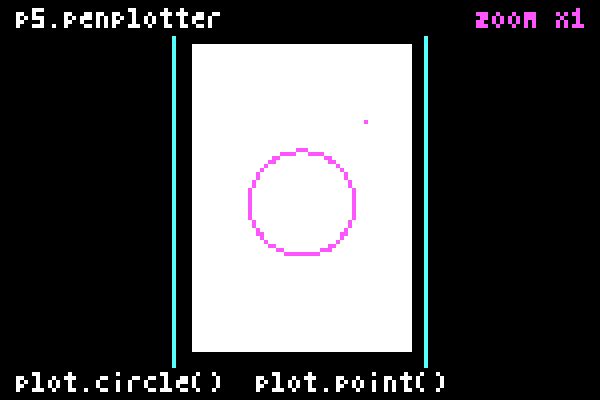
#> input picture docs/images/animations/point-closeup.gif, 600 x 400 px
$ python fix-point-label.py
#> lines starting #> are read from the running program, lines starting #| are printed output that depends on the picture
"""Correct the point close-up label from 0.25 mm to 0.24 mm, as recorded by
plot.point() (POINT_RADIUS_MM = 0.12). Repaints one glyph in place; every
other pixel and every frame duration is kept."""
from pathlib import Path
from PIL import Image

GIF = Path(__file__).resolve().parents[2] / 'docs/images/animations/point-closeup.gif'
CYAN = (85, 255, 255)
FIVE, FOUR, TWO = '111100111001111', '101101111001001', '111001111100111'
X5, X2, Y, CELL = 64, 48, 348, 4

def read(px, x0):
    return ''.join('1' if px[x0 + c * CELL + 1, Y + r * CELL + 1] == CYAN else '0' for r in range(5) for c in range(3))

source = Image.open(GIF)
#> source is the input picture: PIL image 600x400 P; mean R, G, B 77.8, 78.3, 79.7
frames, durations, patched = [], [], 0
for index in range(source.n_frames):
    source.seek(index)
    durations.append(source.info['duration'])
    frame = source.convert('RGB')
    px = frame.load()
    if read(px, X5) == FIVE and read(px, X2) == TWO:
        background = px[X5 + 1 * CELL + 1, Y + 1 * CELL + 1]
        for r in range(5):
            for c in range(3):
                color = CYAN if FOUR[r * 3 + c] == '1' else background
                for dy in range(CELL):
                    for dx in range(CELL):
                        px[X5 + c * CELL + dx, Y + r * CELL + dy] = color
        patched += 1
    frames.append(frame)
#> this loop made 217 passes
#> pass 3, `frame = source.convert('RGB')`:
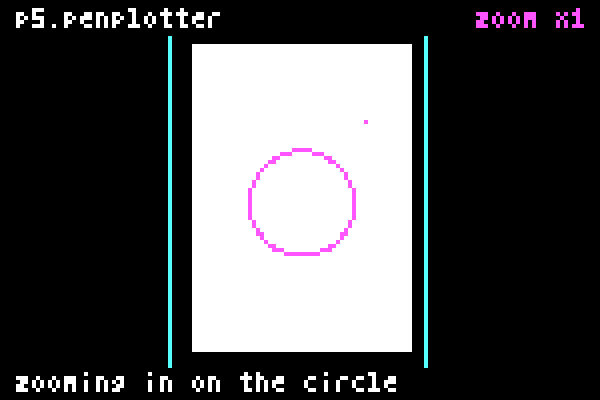
#> frame: PIL image 600x400 RGB; mean R, G, B 77.7, 78.1, 79.6
#> after the loop, durations = 217 values, max 2000 at index 165, min 40 at index 1, mean 71.89; frames = 217 items; patched = 0
if patched == 0:
#> (the run stopped early here; a loop or call above may not have finished)
